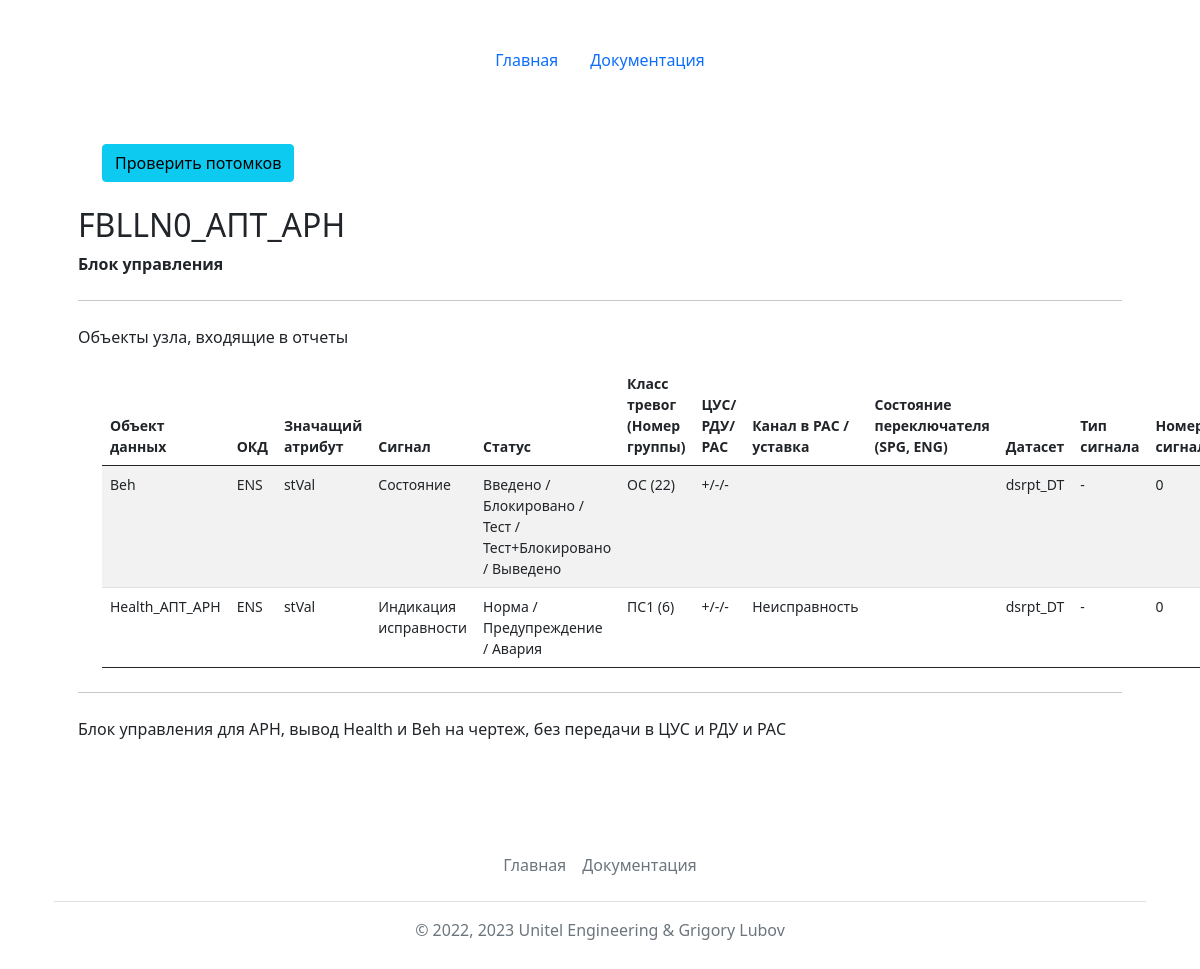
The page /lntypes/show/?name=FBLLN0_АПТ_АРН&type=ln on the database its author committed.
### mainapp/models.py (models this page shows)
class LogicNodesTypes(models.Model):
    id = models.AutoField(primary_key=True)
    name = models.CharField(max_length=64, verbose_name='Имя типа ЛУ', unique=True)
    description = models.TextField(max_length=1024, blank=True, verbose_name='Описание')
    explanation = models.TextField(max_length=2048, blank=True, verbose_name='Пояснение')
    def __str__(self):
        return self.name
    class Meta:
        verbose_name = 'Тип логического узла'
        verbose_name_plural = 'Типы логических узлов'
        ordering = ['name']

class LNobject(models.Model):
    CUS_CHOICES = [
        ('+', '+'),
        ('-', '-')
    ]
    RAS_CHOICES = [
        ('+', '+'),
        ('-', '-'),
        ('П', 'П')
    ]
    SIG_CHOICES = [
        ('Внутр', 'Внутренний сигнал'),
        ('ВнутрШтрих', 'Внутренний штриховой'),
        ('-', 'Без прорисовки')
    ]
    id = models.AutoField(primary_key=True)
    data_object = models.ForeignKey(DataObjects, on_delete=models.CASCADE, verbose_name='Объект данных')
    cdc = models.ForeignKey(CDCs, on_delete=models.CASCADE, verbose_name='ОКД')
    signal = models.ForeignKey(Signals, on_delete=models.CASCADE, verbose_name='Сигнал', null=True)
    status = models.ForeignKey(Statuses, on_delete=models.CASCADE, verbose_name='Статус сигнала', blank=True, null=True)
    clue_attr = models.ForeignKey(ClueAttrs, on_delete=models.CASCADE, verbose_name='Значащий атрибут')
    func_group = models.IntegerField(verbose_name='Функ. группа', default=-1)
    cus = models.CharField(max_length=1, choices=CUS_CHOICES, default='-', verbose_name='ЦУС')
    rdu = models.CharField(max_length=1, choices=CUS_CHOICES, default='-', verbose_name='РДУ')
    ras = models.CharField(max_length=1, choices=RAS_CHOICES, default='-', verbose_name='РАС')
    dataset = models.ForeignKey(Datasets, on_delete=models.CASCADE, verbose_name='Датасет', blank=True, null=True)
    sgras_name = models.CharField(max_length=256, verbose_name='Обозначение РАС/Уставка', blank=True)
    sg_modes = models.ForeignKey(SG_modes, on_delete=models.PROTECT, verbose_name='Состояние программного ключа', blank=True, null=True) # добавил состояния прогрм ключа
    signal_type = models.CharField(max_length=32, choices=SIG_CHOICES, default='-', verbose_name='Тип сигнала (чертеж)')
    signal_number = models.IntegerField(verbose_name='Номер выхода (чертеж)', default=0)
    def __str__(self):
        return str(self.data_object)
    class Meta:
        verbose_name = 'Объект логического узла'
        verbose_name_plural = 'Объекты логических узлов'
        ordering = ['data_object']
    @property
    def get_dataset(self):
        if self.dataset:
            return str(self.dataset)
        else:
            return "-"
    @property
    def get_sg_modes(self):
        if self.sg_modes:
            return str(self.sg_modes)
        else:
            return ""
    @property
    def get_func_group(self):
        if self.func_group>0:
            return str(self.func_group)
        else:
            return "не определен"

class DataObjects(models.Model):
    id = models.AutoField(primary_key=True)
    name = models.CharField(max_length=64, verbose_name='Объект данных', unique=True)
    def __str__(self):
        return self.name
    class Meta:
        verbose_name = 'Объект данных логического узла'
        verbose_name_plural = 'Объекты данных логического узла'
        ordering = ['name']

class CDCs(models.Model):
    id = models.AutoField(primary_key=True)
    name = models.CharField(max_length=64, verbose_name='ОКД', default='', unique=True)
    def __str__(self):
        return self.name
    class Meta:
        verbose_name = 'ОКД'
        verbose_name_plural = 'ОКД'
        ordering = ['name']

class ClueAttrs(models.Model):
    id = models.AutoField(primary_key=True)
    name = models.CharField(max_length=64, verbose_name='Описание', unique=True)
    def __str__(self):
        return self.name
    class Meta:
        verbose_name = 'Значащий атрибут'
        verbose_name_plural = 'Значащие атрибуты'
        ordering = ['name']

class Signals(models.Model):
    id = models.AutoField(primary_key=True)
    name = models.CharField(max_length=128, verbose_name='Сигналы', unique=True)
    def __str__(self):
        return self.name
    class Meta:
        verbose_name = 'Перечень сигналов'
        verbose_name_plural = 'Перечни сигналов'
        ordering = ['name']

class Statuses(models.Model):
    id = models.AutoField(primary_key=True)
    name = models.CharField(max_length=256, verbose_name='Статусы сигнала', unique=True)
    def __str__(self):
        return self.name
    class Meta:
        verbose_name = 'Статус сигнала'
        verbose_name_plural = 'Статусы сигнала'
        ordering = ['name']

class Datasets(models.Model):
    id = models.AutoField(primary_key=True)
    name = models.CharField(max_length=256, verbose_name='Датасет', unique=True)
    def __str__(self):
        return self.name
    class Meta:
        verbose_name = 'Датасет'
        verbose_name_plural = 'Датасеты'
        ordering = ['name']

### mainapp/views.py (the view, shortened to what this page needs)
# urls.py: path('lntypes/show/', views.show),
def show(request):
    name = request.GET.get('name')
    type = request.GET.get('type')
    if type == 'ln':
        lntype = LogicNodesTypes.objects.get(name=name)
        objects = LNtypeObjConnections.objects.all().filter(ln_type=lntype.id)
        objs = list()
        for item in objects.iterator():
            print('------------>', item.ln_obj)
            object_id = DataObjects.objects.get(name=item.ln_obj)
            object = LNobject.objects.get(data_object=object_id)
            objs.append(object)
            print('------------>', objs)
        objs.sort(key=lambda x: (str(x.dataset), str(x.func_group), str(x.cdc), str(x.data_object))) #, str(x.cdc)[0]
        return render(request, 'mainapp/showlnobj.html', {'objs': objs, 'lntype':lntype, 'title': 'Объекты в составе типа ЛУ '+str(lntype) })

### templates/mainapp/showlnobj.html (shortened to what this page needs)
{% extends 'base.html' %}
{% block content %}
<main class="container py-5">
        <div class="container small">
            <a href="/checkconns/?name={{lntype.name}}&type=ln_type">
                <button type="button" class="btn btn-info">Проверить потомков</button>
            </a>
        </div>
        {% if objs %}
        <h2 class="mt-4">{{lntype.name}}</h2>
        <p><strong>{{lntype.description}}</strong></p>
        <hr class="my-4">
        <p>Объекты узла, входящие в отчеты</p>
        <div class="container small">
        <table class="table table-striped table-hover">
            <thead>
                <tr>
                  <th scope="col">Объект данных</th>
                  <th scope="col">ОКД</th>
                  <th scope="col">Значащий атрибут</th>
                  <th scope="col">Сигнал</th>
                  <th scope="col">Статус</th>
                  <th scope="col">Класс тревог (Номер группы)</th>
                  <th scope="col">ЦУС/ РДУ/ РАС</th>
                  <th scope="col">Канал в РАС / уставка</th>
                  <th scope="col">Состояние переключателя <br>(SPG, ENG)</th>
                  <th scope="col">Датасет</th>
                  <th scope="col">Тип сигнала</th>
                  <th scope="col">Номер сигнала</th>
                </tr>
            </thead>
            <tbody>
            {% for item in objs %}
                <tr>
                    <td>{{item.data_object}}</td>
                    <td>{{item.cdc}}</td>
                    <td>{{item.clue_attr}}</td>
                    <td>{{item.signal}}</td>
                    <td>{{item.status}}</td>
                    {% if item.func_group > 1 and item.func_group < 13 %}<td>ПС1 ({{item.get_func_group}})</td>{% endif %}
                    {% if item.func_group > 21 and item.func_group < 24 %}<td>ОС ({{item.get_func_group}})</td>{% endif %}
                    <td>{{item.cus}}/{{item.rdu}}/{{item.ras}}</td>
                    <td>{{item.sgras_name}}</td>
                    <td>{{item.get_sg_modes}}</td>
                    <td>{{item.get_dataset}}</td>
                    <td>{{item.signal_type}}</td>
                    <td>{{item.signal_number}}</td>
                </tr>
            {% endfor %}
            </tbody>
        </table>
        </div>
        <hr class="my-4">
        <p>{{lntype.explanation}}</p>
        {% else %}
        <h2 class="mt-4">В типе логического узла "{{lntype.name}}" ({{lntype.description}}) нет объектов :(</h2>
        {% endif %}
</main>
{% endblock %}

### rows shown on the page
LogicNodesTypes: name "FBLLN0_АПТ_АРН", description "Блок управления", explanation "Блок управления для АРН, вывод Health и Beh на чертеж, без передачи в ЦУС и РДУ и РАС"
LNobject: data_object "Beh", cdc "ENS", clue_attr "stVal", signal "Состояние", status "Введено / Блокировано / Тест / Тест+Блокировано / Выведено", get_func_group "22", cus "+", rdu "-", ras "-", get_dataset "dsrpt_DT", signal_type "-", signal_number "0"
LNobject: data_object "Health_АПТ_АРН", cdc "ENS", clue_attr "stVal", signal "Индикация исправности", status "Норма / Предупреждение / Авария", get_func_group "6", cus "+", rdu "-", ras "-", sgras_name "Неисправность", get_dataset "dsrpt_DT", signal_type "-", signal_number "0"
